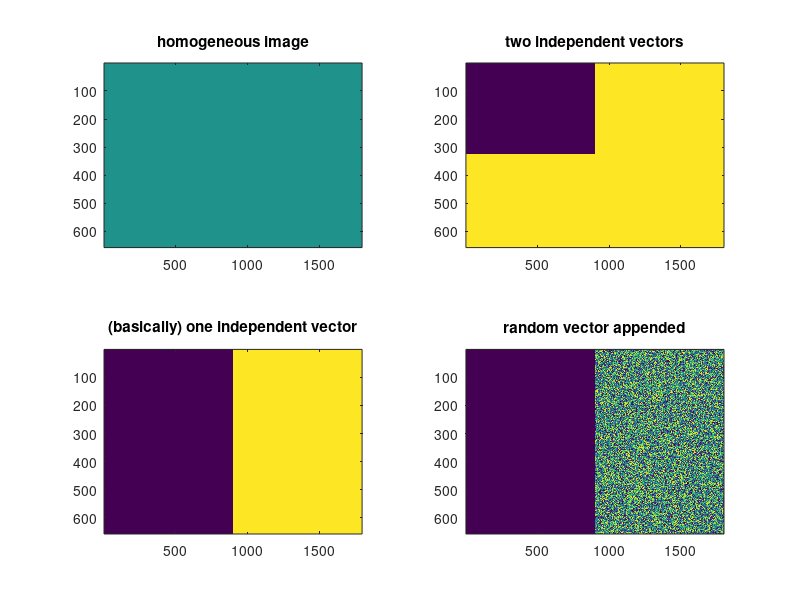
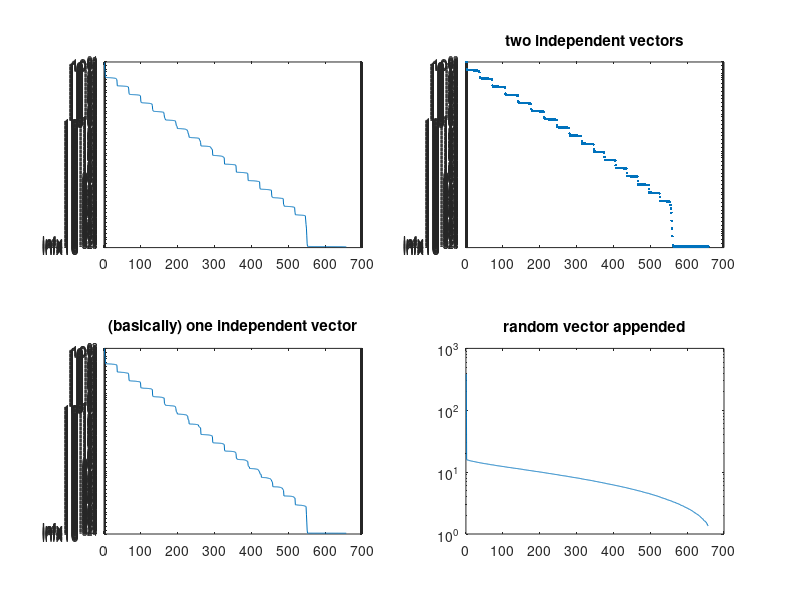

The MATLAB source for these figures, in order:
close all, clear all
%% Homogeneous figure
X = ones(657,1800);

figure(1)
subplot(2,2,1)
imagesc(X)
title('homogeneous image')

[U,S,V] = svd(X);

% Informaiton contained in major singular values
figure(2)
subplot(2,2,1)
semilogy(diag(S))

%% Slightly change the figure
X(1:323,1:900) = 0;

figure(1)
subplot(2,2,2)
imagesc(X)
title('two independent vectors');

[U,S,V] = svd(X);

% Informaiton contained in major singular values
figure(2)
subplot(2,2,2)
semilogy(diag(S),'.')
title('two independent vectors');

%% Slightly change the figure
X(:,1:900) = 0;

figure(1)
subplot(2,2,3)
imagesc(X)
title('(basically) one independent vector')

[U,S,V] = svd(X);

% Informaiton contained in major singular values
figure(2)
subplot(2,2,3)
semilogy(diag(S))
title('(basically) one independent vector')

%% Slightly change the figure
X(:,901:1800) = rand(657,900);

figure(1)
subplot(2,2,4)
imagesc(X)
title('random vector appended')

[U,S,V] = svd(X);

% Informaiton contained in major singular values
figure(2)
subplot(2,2,4)
semilogy(diag(S))
title('random vector appended')